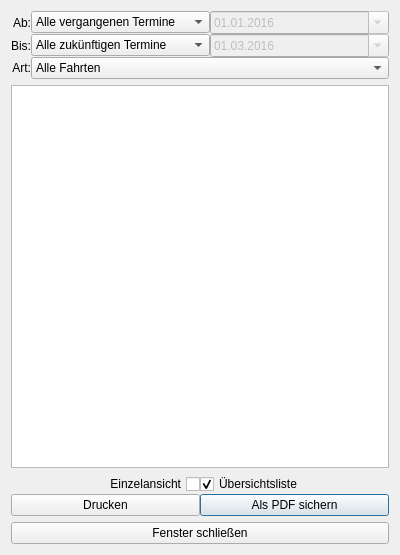
<?xml version="1.0" encoding="UTF-8"?>
<ui version="4.0">
 <class>Export</class>
 <widget class="QDialog" name="Export">
  <property name="windowModality">
   <enum>Qt::WindowModal</enum>
  </property>
  <property name="geometry">
   <rect>
    <x>0</x>
    <y>0</y>
    <width>400</width>
    <height>555</height>
   </rect>
  </property>
  <property name="sizePolicy">
   <sizepolicy hsizetype="Fixed" vsizetype="MinimumExpanding">
    <horstretch>0</horstretch>
    <verstretch>0</verstretch>
   </sizepolicy>
  </property>
  <property name="minimumSize">
   <size>
    <width>400</width>
    <height>400</height>
   </size>
  </property>
  <property name="maximumSize">
   <size>
    <width>400</width>
    <height>1000</height>
   </size>
  </property>
  <property name="windowTitle">
   <string>Exportieren</string>
  </property>
  <layout class="QGridLayout" name="gridLayout_3" rowstretch="0,1,0,0">
   <property name="horizontalSpacing">
    <number>0</number>
   </property>
   <property name="verticalSpacing">
    <number>6</number>
   </property>
   <item row="0" column="0">
    <layout class="QGridLayout" name="gridLayout_2" rowstretch="1,1,1" columnstretch="0,1,1">
     <item row="0" column="0">
      <widget class="QLabel" name="label">
       <property name="text">
        <string>Ab:</string>
       </property>
       <property name="alignment">
        <set>Qt::AlignRight|Qt::AlignTrailing|Qt::AlignVCenter</set>
       </property>
      </widget>
     </item>
     <item row="0" column="1">
      <widget class="QComboBox" name="comboAb">
       <property name="enabled">
        <bool>true</bool>
       </property>
       <property name="currentIndex">
        <number>3</number>
       </property>
       <item>
        <property name="text">
         <string>Heute</string>
        </property>
       </item>
       <item>
        <property name="text">
         <string>Datum</string>
        </property>
       </item>
       <item>
        <property name="text">
         <string>Diesem Jahr</string>
        </property>
       </item>
       <item>
        <property name="text">
         <string>Alle vergangenen Termine</string>
        </property>
       </item>
      </widget>
     </item>
     <item row="1" column="0">
      <widget class="QLabel" name="label_2">
       <property name="text">
        <string>Bis:</string>
       </property>
       <property name="alignment">
        <set>Qt::AlignRight|Qt::AlignTrailing|Qt::AlignVCenter</set>
       </property>
      </widget>
     </item>
     <item row="1" column="1">
      <widget class="QComboBox" name="comboBis">
       <property name="enabled">
        <bool>true</bool>
       </property>
       <property name="currentIndex">
        <number>3</number>
       </property>
       <item>
        <property name="text">
         <string>Heute</string>
        </property>
       </item>
       <item>
        <property name="text">
         <string>Datum</string>
        </property>
       </item>
       <item>
        <property name="text">
         <string>Ende diesen Jahres</string>
        </property>
       </item>
       <item>
        <property name="text">
         <string>Alle zukünftigen Termine</string>
        </property>
       </item>
      </widget>
     </item>
     <item row="2" column="0">
      <widget class="QLabel" name="label_3">
       <property name="text">
        <string>Art:</string>
       </property>
       <property name="alignment">
        <set>Qt::AlignRight|Qt::AlignTrailing|Qt::AlignVCenter</set>
       </property>
      </widget>
     </item>
     <item row="2" column="1" colspan="2">
      <widget class="QComboBox" name="ComboArt">
       <property name="enabled">
        <bool>true</bool>
       </property>
       <property name="currentIndex">
        <number>8</number>
       </property>
       <item>
        <property name="text">
         <string>Museumsfahrten</string>
        </property>
       </item>
       <item>
        <property name="text">
         <string>Sonderzüge</string>
        </property>
       </item>
       <item>
        <property name="text">
         <string>Nikolauszüge</string>
        </property>
       </item>
       <item>
        <property name="text">
         <string>Museumszug mit ELF</string>
        </property>
       </item>
       <item>
        <property name="text">
         <string>ELF Schnupperkurs</string>
        </property>
       </item>
       <item>
        <property name="text">
         <string>Bahnhofsfest</string>
        </property>
       </item>
       <item>
        <property name="text">
         <string>Ausbildung</string>
        </property>
       </item>
       <item>
        <property name="text">
         <string>Sonstiges</string>
        </property>
       </item>
       <item>
        <property name="text">
         <string>Alle Fahrten</string>
        </property>
       </item>
      </widget>
     </item>
     <item row="0" column="2">
      <widget class="QDateEdit" name="dateAb">
       <property name="enabled">
        <bool>false</bool>
       </property>
       <property name="maximumDate">
        <date>
         <year>2100</year>
         <month>12</month>
         <day>31</day>
        </date>
       </property>
       <property name="minimumDate">
        <date>
         <year>1999</year>
         <month>11</month>
         <day>27</day>
        </date>
       </property>
       <property name="displayFormat">
        <string>dd.MM.yyyy</string>
       </property>
       <property name="calendarPopup">
        <bool>true</bool>
       </property>
       <property name="date">
        <date>
         <year>2016</year>
         <month>1</month>
         <day>1</day>
        </date>
       </property>
      </widget>
     </item>
     <item row="1" column="2">
      <widget class="QDateEdit" name="dateBis">
       <property name="enabled">
        <bool>false</bool>
       </property>
       <property name="maximumDate">
        <date>
         <year>2100</year>
         <month>12</month>
         <day>31</day>
        </date>
       </property>
       <property name="minimumDate">
        <date>
         <year>1999</year>
         <month>11</month>
         <day>27</day>
        </date>
       </property>
       <property name="displayFormat">
        <string>dd.MM.yyyy</string>
       </property>
       <property name="calendarPopup">
        <bool>true</bool>
       </property>
       <property name="date">
        <date>
         <year>2016</year>
         <month>3</month>
         <day>1</day>
        </date>
       </property>
      </widget>
     </item>
    </layout>
   </item>
   <item row="2" column="0">
    <layout class="QGridLayout" name="gridLayout">
     <item row="1" column="0">
      <widget class="QPushButton" name="buttonDrucken">
       <property name="text">
        <string>Drucken</string>
       </property>
      </widget>
     </item>
     <item row="1" column="1">
      <widget class="QPushButton" name="buttonPDF">
       <property name="enabled">
        <bool>true</bool>
       </property>
       <property name="text">
        <string>Als PDF sichern</string>
       </property>
       <property name="default">
        <bool>true</bool>
       </property>
      </widget>
     </item>
     <item row="0" column="0">
      <widget class="QCheckBox" name="checkSingle">
       <property name="layoutDirection">
        <enum>Qt::RightToLeft</enum>
       </property>
       <property name="text">
        <string>Einzelansicht</string>
       </property>
      </widget>
     </item>
     <item row="0" column="1">
      <widget class="QCheckBox" name="checkListe">
       <property name="text">
        <string>Übersichtsliste</string>
       </property>
       <property name="checked">
        <bool>true</bool>
       </property>
      </widget>
     </item>
    </layout>
   </item>
   <item row="3" column="0">
    <widget class="QPushButton" name="buttonClose">
     <property name="text">
      <string>Fenster schließen</string>
     </property>
    </widget>
   </item>
   <item row="1" column="0">
    <widget class="QListWidget" name="listZuege">
     <property name="selectionMode">
      <enum>QAbstractItemView::MultiSelection</enum>
     </property>
     <property name="verticalScrollMode">
      <enum>QAbstractItemView::ScrollPerPixel</enum>
     </property>
     <property name="horizontalScrollMode">
      <enum>QAbstractItemView::ScrollPerPixel</enum>
     </property>
    </widget>
   </item>
  </layout>
 </widget>
 <resources/>
 <connections>
  <connection>
   <sender>buttonClose</sender>
   <signal>clicked()</signal>
   <receiver>Export</receiver>
   <slot>accept()</slot>
   <hints>
    <hint type="sourcelabel">
     <x>329</x>
     <y>635</y>
    </hint>
    <hint type="destinationlabel">
     <x>372</x>
     <y>646</y>
    </hint>
   </hints>
  </connection>
 </connections>
</ui>
